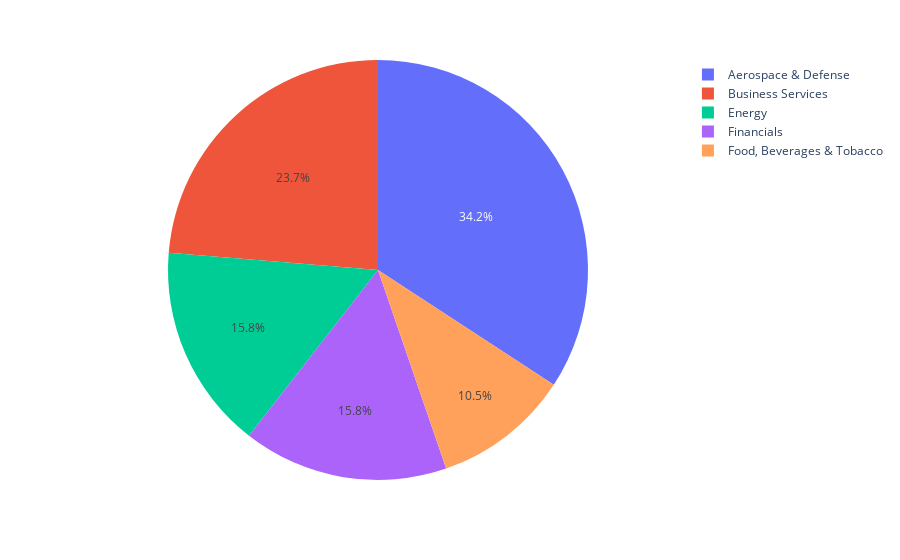

This figure's notebook cell:
### Code cell
last = df[['rank_receipt', 'rank_1000', 'sector', 'amount_receipt', 'revenue']]
sectors = np.unique(last.sector)

px.pie(last, values = last.sector.value_counts()[:5], names = np.unique(last.sector)[:5])

### Figure 1 — Plotly figure (JSON) as saved in the notebook; plotly's stock layout.template omitted (floating-point values rounded to 4 significant figures)
{"data": [{"domain": {"x": [0, 1], "y": [0, 1]}, "hovertemplate": "label=%{label}<br>value=%{value}<extra></extra>", "labels": ["Aerospace & Defense", "Business Services", "Energy", "Financials", "Food, Beverages & Tobacco"], "legendgroup": "", "name": "", "showlegend": true, "type": "pie", "values": [13, 9, 6, 6, 4]}], "layout": {"legend": {"tracegroupgap": 0}, "margin": {"t": 60}}}
